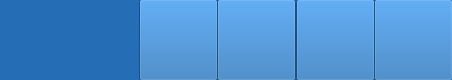
<?xml version="1.0" encoding="UTF-8"?>
<ui version="4.0">
 <class>Widget</class>
 <widget class="QWidget" name="Widget">
  <property name="geometry">
   <rect>
    <x>0</x>
    <y>0</y>
    <width>452</width>
    <height>80</height>
   </rect>
  </property>
  <property name="sizePolicy">
   <sizepolicy hsizetype="Preferred" vsizetype="Preferred">
    <horstretch>0</horstretch>
    <verstretch>0</verstretch>
   </sizepolicy>
  </property>
  <property name="contextMenuPolicy">
   <enum>Qt::DefaultContextMenu</enum>
  </property>
  <property name="windowTitle">
   <string>教师端</string>
  </property>
  <property name="windowOpacity">
   <double>1.000000000000000</double>
  </property>
  <property name="autoFillBackground">
   <bool>false</bool>
  </property>
  <property name="styleSheet">
   <string notr="true">background-color: rgb(37,110,181)</string>
  </property>
  <widget class="QLabel" name="vm_name">
   <property name="geometry">
    <rect>
     <x>10</x>
     <y>10</y>
     <width>121</width>
     <height>20</height>
    </rect>
   </property>
   <property name="palette">
    <palette>
     <active>
      <colorrole role="WindowText">
       <brush brushstyle="SolidPattern">
        <color alpha="255">
         <red>255</red>
         <green>255</green>
         <blue>255</blue>
        </color>
       </brush>
      </colorrole>
      <colorrole role="Button">
       <brush brushstyle="SolidPattern">
        <color alpha="255">
         <red>37</red>
         <green>110</green>
         <blue>181</blue>
        </color>
       </brush>
      </colorrole>
      <colorrole role="Text">
       <brush brushstyle="SolidPattern">
        <color alpha="255">
         <red>255</red>
         <green>255</green>
         <blue>255</blue>
        </color>
       </brush>
      </colorrole>
      <colorrole role="Base">
       <brush brushstyle="SolidPattern">
        <color alpha="255">
         <red>37</red>
         <green>110</green>
         <blue>181</blue>
        </color>
       </brush>
      </colorrole>
      <colorrole role="Window">
       <brush brushstyle="SolidPattern">
        <color alpha="255">
         <red>37</red>
         <green>110</green>
         <blue>181</blue>
        </color>
       </brush>
      </colorrole>
     </active>
     <inactive>
      <colorrole role="WindowText">
       <brush brushstyle="SolidPattern">
        <color alpha="255">
         <red>255</red>
         <green>255</green>
         <blue>255</blue>
        </color>
       </brush>
      </colorrole>
      <colorrole role="Button">
       <brush brushstyle="SolidPattern">
        <color alpha="255">
         <red>37</red>
         <green>110</green>
         <blue>181</blue>
        </color>
       </brush>
      </colorrole>
      <colorrole role="Text">
       <brush brushstyle="SolidPattern">
        <color alpha="255">
         <red>255</red>
         <green>255</green>
         <blue>255</blue>
        </color>
       </brush>
      </colorrole>
      <colorrole role="Base">
       <brush brushstyle="SolidPattern">
        <color alpha="255">
         <red>37</red>
         <green>110</green>
         <blue>181</blue>
        </color>
       </brush>
      </colorrole>
      <colorrole role="Window">
       <brush brushstyle="SolidPattern">
        <color alpha="255">
         <red>37</red>
         <green>110</green>
         <blue>181</blue>
        </color>
       </brush>
      </colorrole>
     </inactive>
     <disabled>
      <colorrole role="WindowText">
       <brush brushstyle="SolidPattern">
        <color alpha="255">
         <red>106</red>
         <green>104</green>
         <blue>100</blue>
        </color>
       </brush>
      </colorrole>
      <colorrole role="Button">
       <brush brushstyle="SolidPattern">
        <color alpha="255">
         <red>37</red>
         <green>110</green>
         <blue>181</blue>
        </color>
       </brush>
      </colorrole>
      <colorrole role="Text">
       <brush brushstyle="SolidPattern">
        <color alpha="255">
         <red>106</red>
         <green>104</green>
         <blue>100</blue>
        </color>
       </brush>
      </colorrole>
      <colorrole role="Base">
       <brush brushstyle="SolidPattern">
        <color alpha="255">
         <red>37</red>
         <green>110</green>
         <blue>181</blue>
        </color>
       </brush>
      </colorrole>
      <colorrole role="Window">
       <brush brushstyle="SolidPattern">
        <color alpha="255">
         <red>37</red>
         <green>110</green>
         <blue>181</blue>
        </color>
       </brush>
      </colorrole>
     </disabled>
    </palette>
   </property>
   <property name="font">
    <font>
     <family>微软雅黑</family>
     <pointsize>12</pointsize>
    </font>
   </property>
   <property name="text">
    <string/>
   </property>
   <property name="alignment">
    <set>Qt::AlignLeading|Qt::AlignLeft|Qt::AlignVCenter</set>
   </property>
  </widget>
  <widget class="QLabel" name="class_room">
   <property name="geometry">
    <rect>
     <x>10</x>
     <y>50</y>
     <width>121</width>
     <height>20</height>
    </rect>
   </property>
   <property name="palette">
    <palette>
     <active>
      <colorrole role="WindowText">
       <brush brushstyle="SolidPattern">
        <color alpha="255">
         <red>255</red>
         <green>255</green>
         <blue>255</blue>
        </color>
       </brush>
      </colorrole>
      <colorrole role="Button">
       <brush brushstyle="SolidPattern">
        <color alpha="255">
         <red>37</red>
         <green>110</green>
         <blue>181</blue>
        </color>
       </brush>
      </colorrole>
      <colorrole role="Base">
       <brush brushstyle="SolidPattern">
        <color alpha="255">
         <red>37</red>
         <green>110</green>
         <blue>181</blue>
        </color>
       </brush>
      </colorrole>
      <colorrole role="Window">
       <brush brushstyle="SolidPattern">
        <color alpha="255">
         <red>37</red>
         <green>110</green>
         <blue>181</blue>
        </color>
       </brush>
      </colorrole>
     </active>
     <inactive>
      <colorrole role="WindowText">
       <brush brushstyle="SolidPattern">
        <color alpha="255">
         <red>255</red>
         <green>255</green>
         <blue>255</blue>
        </color>
       </brush>
      </colorrole>
      <colorrole role="Button">
       <brush brushstyle="SolidPattern">
        <color alpha="255">
         <red>37</red>
         <green>110</green>
         <blue>181</blue>
        </color>
       </brush>
      </colorrole>
      <colorrole role="Base">
       <brush brushstyle="SolidPattern">
        <color alpha="255">
         <red>37</red>
         <green>110</green>
         <blue>181</blue>
        </color>
       </brush>
      </colorrole>
      <colorrole role="Window">
       <brush brushstyle="SolidPattern">
        <color alpha="255">
         <red>37</red>
         <green>110</green>
         <blue>181</blue>
        </color>
       </brush>
      </colorrole>
     </inactive>
     <disabled>
      <colorrole role="WindowText">
       <brush brushstyle="SolidPattern">
        <color alpha="255">
         <red>106</red>
         <green>104</green>
         <blue>100</blue>
        </color>
       </brush>
      </colorrole>
      <colorrole role="Button">
       <brush brushstyle="SolidPattern">
        <color alpha="255">
         <red>37</red>
         <green>110</green>
         <blue>181</blue>
        </color>
       </brush>
      </colorrole>
      <colorrole role="Base">
       <brush brushstyle="SolidPattern">
        <color alpha="255">
         <red>37</red>
         <green>110</green>
         <blue>181</blue>
        </color>
       </brush>
      </colorrole>
      <colorrole role="Window">
       <brush brushstyle="SolidPattern">
        <color alpha="255">
         <red>37</red>
         <green>110</green>
         <blue>181</blue>
        </color>
       </brush>
      </colorrole>
     </disabled>
    </palette>
   </property>
   <property name="font">
    <font>
     <family>微软雅黑</family>
     <pointsize>12</pointsize>
     <weight>50</weight>
     <bold>false</bold>
    </font>
   </property>
   <property name="text">
    <string/>
   </property>
   <property name="alignment">
    <set>Qt::AlignLeading|Qt::AlignLeft|Qt::AlignVCenter</set>
   </property>
  </widget>
  <widget class="QPushButton" name="btn_broadcast">
   <property name="geometry">
    <rect>
     <x>139</x>
     <y>-1</y>
     <width>79</width>
     <height>82</height>
    </rect>
   </property>
   <property name="sizePolicy">
    <sizepolicy hsizetype="Fixed" vsizetype="Fixed">
     <horstretch>0</horstretch>
     <verstretch>0</verstretch>
    </sizepolicy>
   </property>
   <property name="text">
    <string/>
   </property>
  </widget>
  <widget class="QPushButton" name="raiseHandPushButton">
   <property name="geometry">
    <rect>
     <x>217</x>
     <y>-1</y>
     <width>79</width>
     <height>82</height>
    </rect>
   </property>
   <property name="sizePolicy">
    <sizepolicy hsizetype="Fixed" vsizetype="Fixed">
     <horstretch>0</horstretch>
     <verstretch>0</verstretch>
    </sizepolicy>
   </property>
   <property name="font">
    <font>
     <pointsize>26</pointsize>
    </font>
   </property>
   <property name="cursor">
    <cursorShape>PointingHandCursor</cursorShape>
   </property>
   <property name="toolTip">
    <string extracomment="举手"/>
   </property>
   <property name="statusTip">
    <string/>
   </property>
   <property name="whatsThis">
    <string/>
   </property>
   <property name="layoutDirection">
    <enum>Qt::LeftToRight</enum>
   </property>
   <property name="text">
    <string/>
   </property>
   <property name="flat">
    <bool>false</bool>
   </property>
  </widget>
  <widget class="QPushButton" name="btn_student">
   <property name="geometry">
    <rect>
     <x>296</x>
     <y>-1</y>
     <width>79</width>
     <height>82</height>
    </rect>
   </property>
   <property name="sizePolicy">
    <sizepolicy hsizetype="Fixed" vsizetype="Fixed">
     <horstretch>0</horstretch>
     <verstretch>0</verstretch>
    </sizepolicy>
   </property>
   <property name="text">
    <string/>
   </property>
  </widget>
  <widget class="QPushButton" name="btn_exit">
   <property name="geometry">
    <rect>
     <x>374</x>
     <y>-1</y>
     <width>79</width>
     <height>82</height>
    </rect>
   </property>
   <property name="sizePolicy">
    <sizepolicy hsizetype="Fixed" vsizetype="Fixed">
     <horstretch>0</horstretch>
     <verstretch>0</verstretch>
    </sizepolicy>
   </property>
   <property name="text">
    <string/>
   </property>
  </widget>
 </widget>
 <layoutdefault spacing="6" margin="11"/>
 <resources/>
 <connections/>
</ui>
